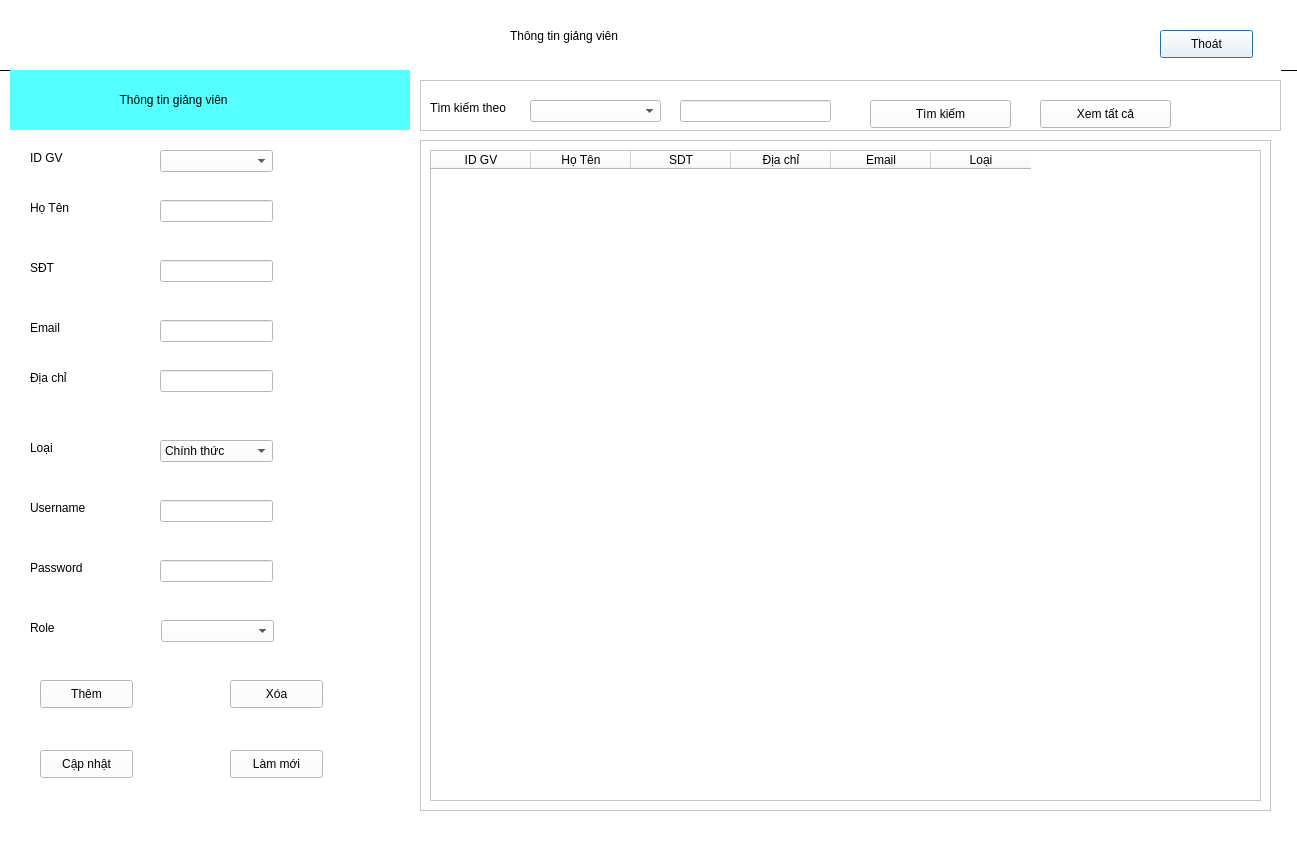
<?xml version="1.0" encoding="UTF-8"?>
<ui version="4.0">
 <class>Dialog</class>
 <widget class="QDialog" name="Dialog">
  <property name="geometry">
   <rect>
    <x>0</x>
    <y>0</y>
    <width>1297</width>
    <height>849</height>
   </rect>
  </property>
  <property name="windowTitle">
   <string>Dialog</string>
  </property>
  <property name="styleSheet">
   <string notr="true">background-color: rgb(255, 255, 255);</string>
  </property>
  <widget class="QWidget" name="widget_2" native="true">
   <property name="geometry">
    <rect>
     <x>0</x>
     <y>0</y>
     <width>1301</width>
     <height>71</height>
    </rect>
   </property>
   <property name="styleSheet">
    <string notr="true">QWidget#widget_2{border-bottom:1px solid black;}
</string>
   </property>
   <widget class="QLabel" name="label_2">
    <property name="geometry">
     <rect>
      <x>510</x>
      <y>10</y>
      <width>381</width>
      <height>51</height>
     </rect>
    </property>
    <property name="styleSheet">
     <string notr="true">font: 20pt &quot;MS Shell Dlg 2&quot;;</string>
    </property>
    <property name="text">
     <string>Thông tin giảng viên</string>
    </property>
   </widget>
   <widget class="QLabel" name="label">
    <property name="geometry">
     <rect>
      <x>10</x>
      <y>20</y>
      <width>55</width>
      <height>16</height>
     </rect>
    </property>
    <property name="text">
     <string/>
    </property>
   </widget>
   <widget class="QPushButton" name="btnExit">
    <property name="geometry">
     <rect>
      <x>1160</x>
      <y>30</y>
      <width>93</width>
      <height>28</height>
     </rect>
    </property>
    <property name="styleSheet">
     <string notr="true">QWidget#pushButton_7{
border:1px solid black;
}</string>
    </property>
    <property name="text">
     <string>Thoát</string>
    </property>
   </widget>
  </widget>
  <widget class="QWidget" name="widget" native="true">
   <property name="geometry">
    <rect>
     <x>10</x>
     <y>70</y>
     <width>401</width>
     <height>751</height>
    </rect>
   </property>
   <widget class="QLabel" name="label_3">
    <property name="geometry">
     <rect>
      <x>0</x>
      <y>-1</y>
      <width>401</width>
      <height>61</height>
     </rect>
    </property>
    <property name="styleSheet">
     <string notr="true">background-color: rgb(85, 255, 255);</string>
    </property>
    <property name="text">
     <string>                                 Thông tin giảng viên</string>
    </property>
   </widget>
   <widget class="QLabel" name="label_4">
    <property name="geometry">
     <rect>
      <x>20</x>
      <y>80</y>
      <width>55</width>
      <height>16</height>
     </rect>
    </property>
    <property name="text">
     <string>ID GV</string>
    </property>
   </widget>
   <widget class="QLabel" name="label_5">
    <property name="geometry">
     <rect>
      <x>20</x>
      <y>130</y>
      <width>55</width>
      <height>16</height>
     </rect>
    </property>
    <property name="text">
     <string>Họ Tên</string>
    </property>
   </widget>
   <widget class="QLabel" name="label_6">
    <property name="geometry">
     <rect>
      <x>20</x>
      <y>190</y>
      <width>55</width>
      <height>16</height>
     </rect>
    </property>
    <property name="text">
     <string>SĐT</string>
    </property>
   </widget>
   <widget class="QLabel" name="label_7">
    <property name="geometry">
     <rect>
      <x>20</x>
      <y>250</y>
      <width>55</width>
      <height>16</height>
     </rect>
    </property>
    <property name="text">
     <string>Email</string>
    </property>
   </widget>
   <widget class="QLabel" name="label_10">
    <property name="geometry">
     <rect>
      <x>20</x>
      <y>300</y>
      <width>55</width>
      <height>16</height>
     </rect>
    </property>
    <property name="text">
     <string>Địa chỉ</string>
    </property>
   </widget>
   <widget class="QPushButton" name="btnSave">
    <property name="geometry">
     <rect>
      <x>30</x>
      <y>610</y>
      <width>93</width>
      <height>28</height>
     </rect>
    </property>
    <property name="styleSheet">
     <string notr="true">QWidget#pushButton{
border:1px solid black;
}</string>
    </property>
    <property name="text">
     <string>Thêm</string>
    </property>
   </widget>
   <widget class="QPushButton" name="btnDelete">
    <property name="geometry">
     <rect>
      <x>220</x>
      <y>610</y>
      <width>93</width>
      <height>28</height>
     </rect>
    </property>
    <property name="styleSheet">
     <string notr="true">QWidget#pushButton_2{
border:1px solid black;
}</string>
    </property>
    <property name="text">
     <string>Xóa</string>
    </property>
   </widget>
   <widget class="QPushButton" name="btnEdit">
    <property name="geometry">
     <rect>
      <x>30</x>
      <y>680</y>
      <width>93</width>
      <height>28</height>
     </rect>
    </property>
    <property name="styleSheet">
     <string notr="true">QWidget#pushButton_3{
border:1px solid black;
}</string>
    </property>
    <property name="text">
     <string>Cập nhật</string>
    </property>
   </widget>
   <widget class="QPushButton" name="btnRefresh">
    <property name="geometry">
     <rect>
      <x>220</x>
      <y>680</y>
      <width>93</width>
      <height>28</height>
     </rect>
    </property>
    <property name="styleSheet">
     <string notr="true">QWidget#pushButton_4{
border:1px solid black;
}</string>
    </property>
    <property name="text">
     <string>Làm mới</string>
    </property>
   </widget>
   <widget class="QLineEdit" name="tfTen">
    <property name="geometry">
     <rect>
      <x>150</x>
      <y>130</y>
      <width>113</width>
      <height>22</height>
     </rect>
    </property>
    <property name="styleSheet">
     <string notr="true">QWidget#lineEdit_2{
border:1px solid black;
}</string>
    </property>
   </widget>
   <widget class="QLineEdit" name="tfSDT">
    <property name="geometry">
     <rect>
      <x>150</x>
      <y>190</y>
      <width>113</width>
      <height>22</height>
     </rect>
    </property>
    <property name="styleSheet">
     <string notr="true">QWidget#lineEdit_3{
border:1px solid black;
}</string>
    </property>
   </widget>
   <widget class="QLineEdit" name="tfEmail">
    <property name="geometry">
     <rect>
      <x>150</x>
      <y>250</y>
      <width>113</width>
      <height>22</height>
     </rect>
    </property>
    <property name="styleSheet">
     <string notr="true">QWidget#lineEdit_4{
border:1px solid black;
}</string>
    </property>
   </widget>
   <widget class="QLineEdit" name="tfDiaChi">
    <property name="geometry">
     <rect>
      <x>150</x>
      <y>300</y>
      <width>113</width>
      <height>22</height>
     </rect>
    </property>
    <property name="styleSheet">
     <string notr="true">QWidget#lineEdit_6{
border:1px solid black;
}</string>
    </property>
   </widget>
   <widget class="QComboBox" name="cbId">
    <property name="geometry">
     <rect>
      <x>150</x>
      <y>80</y>
      <width>113</width>
      <height>22</height>
     </rect>
    </property>
    <item>
     <property name="text">
      <string/>
     </property>
    </item>
   </widget>
   <widget class="QLabel" name="label_8">
    <property name="geometry">
     <rect>
      <x>20</x>
      <y>370</y>
      <width>55</width>
      <height>16</height>
     </rect>
    </property>
    <property name="text">
     <string>Loại</string>
    </property>
   </widget>
   <widget class="QComboBox" name="cbLoai">
    <property name="geometry">
     <rect>
      <x>150</x>
      <y>370</y>
      <width>113</width>
      <height>22</height>
     </rect>
    </property>
    <item>
     <property name="text">
      <string>Chính thức</string>
     </property>
    </item>
    <item>
     <property name="text">
      <string>Hợp đồng</string>
     </property>
    </item>
   </widget>
   <widget class="QLabel" name="label_9">
    <property name="geometry">
     <rect>
      <x>20</x>
      <y>430</y>
      <width>61</width>
      <height>16</height>
     </rect>
    </property>
    <property name="text">
     <string>Username</string>
    </property>
   </widget>
   <widget class="QLabel" name="label_12">
    <property name="geometry">
     <rect>
      <x>20</x>
      <y>490</y>
      <width>55</width>
      <height>16</height>
     </rect>
    </property>
    <property name="text">
     <string>Password</string>
    </property>
   </widget>
   <widget class="QLabel" name="label_13">
    <property name="geometry">
     <rect>
      <x>20</x>
      <y>550</y>
      <width>55</width>
      <height>16</height>
     </rect>
    </property>
    <property name="text">
     <string>Role</string>
    </property>
   </widget>
   <widget class="QLineEdit" name="tfUsername">
    <property name="geometry">
     <rect>
      <x>150</x>
      <y>430</y>
      <width>113</width>
      <height>22</height>
     </rect>
    </property>
   </widget>
   <widget class="QLineEdit" name="tfPassword">
    <property name="geometry">
     <rect>
      <x>150</x>
      <y>490</y>
      <width>113</width>
      <height>22</height>
     </rect>
    </property>
   </widget>
   <widget class="QComboBox" name="cbRole">
    <property name="geometry">
     <rect>
      <x>151</x>
      <y>550</y>
      <width>113</width>
      <height>22</height>
     </rect>
    </property>
    <item>
     <property name="text">
      <string/>
     </property>
    </item>
    <item>
     <property name="text">
      <string>ROLE_USER</string>
     </property>
    </item>
    <item>
     <property name="text">
      <string>ROLE_ADMIN</string>
     </property>
    </item>
   </widget>
   <widget class="QLabel" name="lbEye">
    <property name="geometry">
     <rect>
      <x>280</x>
      <y>490</y>
      <width>31</width>
      <height>21</height>
     </rect>
    </property>
    <property name="text">
     <string/>
    </property>
    <property name="pixmap">
     <pixmap>../Resources/eye.jpg</pixmap>
    </property>
    <property name="scaledContents">
     <bool>true</bool>
    </property>
   </widget>
  </widget>
  <widget class="QWidget" name="widget_3" native="true">
   <property name="geometry">
    <rect>
     <x>410</x>
     <y>70</y>
     <width>871</width>
     <height>751</height>
    </rect>
   </property>
   <widget class="QFrame" name="frame">
    <property name="geometry">
     <rect>
      <x>10</x>
      <y>10</y>
      <width>861</width>
      <height>51</height>
     </rect>
    </property>
    <property name="frameShape">
     <enum>QFrame::StyledPanel</enum>
    </property>
    <property name="frameShadow">
     <enum>QFrame::Raised</enum>
    </property>
    <widget class="QLabel" name="label_11">
     <property name="geometry">
      <rect>
       <x>10</x>
       <y>20</y>
       <width>91</width>
       <height>16</height>
      </rect>
     </property>
     <property name="text">
      <string>Tìm kiếm theo</string>
     </property>
    </widget>
    <widget class="QComboBox" name="cbSearch">
     <property name="geometry">
      <rect>
       <x>110</x>
       <y>20</y>
       <width>131</width>
       <height>22</height>
      </rect>
     </property>
     <property name="styleSheet">
      <string notr="true">QWidget#comboBox_2{
border:1px solid black;
}</string>
     </property>
     <item>
      <property name="text">
       <string/>
      </property>
     </item>
     <item>
      <property name="text">
       <string>ID giáo viên</string>
      </property>
     </item>
     <item>
      <property name="text">
       <string>Tên giáo viên</string>
      </property>
     </item>
    </widget>
    <widget class="QLineEdit" name="tfSearch">
     <property name="geometry">
      <rect>
       <x>260</x>
       <y>20</y>
       <width>151</width>
       <height>22</height>
      </rect>
     </property>
     <property name="styleSheet">
      <string notr="true">QWidget#lineEdit_7{
border:1px solid black;
}</string>
     </property>
    </widget>
    <widget class="QPushButton" name="btnSearch">
     <property name="geometry">
      <rect>
       <x>450</x>
       <y>20</y>
       <width>141</width>
       <height>28</height>
      </rect>
     </property>
     <property name="styleSheet">
      <string notr="true">QWidget#pushButton_5{
border:1px solid black;
}</string>
     </property>
     <property name="text">
      <string>Tìm kiếm</string>
     </property>
    </widget>
    <widget class="QPushButton" name="btnLoadAll">
     <property name="geometry">
      <rect>
       <x>620</x>
       <y>20</y>
       <width>131</width>
       <height>28</height>
      </rect>
     </property>
     <property name="styleSheet">
      <string notr="true">QWidget#pushButton_6{
border:1px solid black;
}</string>
     </property>
     <property name="text">
      <string>Xem tất cả</string>
     </property>
    </widget>
   </widget>
   <widget class="QScrollArea" name="scrollArea">
    <property name="geometry">
     <rect>
      <x>10</x>
      <y>70</y>
      <width>851</width>
      <height>671</height>
     </rect>
    </property>
    <property name="widgetResizable">
     <bool>true</bool>
    </property>
    <widget class="QWidget" name="scrollAreaWidgetContents">
     <property name="geometry">
      <rect>
       <x>0</x>
       <y>0</y>
       <width>849</width>
       <height>669</height>
      </rect>
     </property>
     <layout class="QVBoxLayout" name="verticalLayout">
      <item>
       <widget class="QTableWidget" name="tableWidget">
        <column>
         <property name="text">
          <string>ID GV</string>
         </property>
        </column>
        <column>
         <property name="text">
          <string>Họ Tên</string>
         </property>
        </column>
        <column>
         <property name="text">
          <string>SDT</string>
         </property>
        </column>
        <column>
         <property name="text">
          <string>Địa chỉ</string>
         </property>
        </column>
        <column>
         <property name="text">
          <string>Email</string>
         </property>
        </column>
        <column>
         <property name="text">
          <string>Loại</string>
         </property>
        </column>
       </widget>
      </item>
     </layout>
    </widget>
   </widget>
  </widget>
 </widget>
 <resources/>
 <connections/>
</ui>
